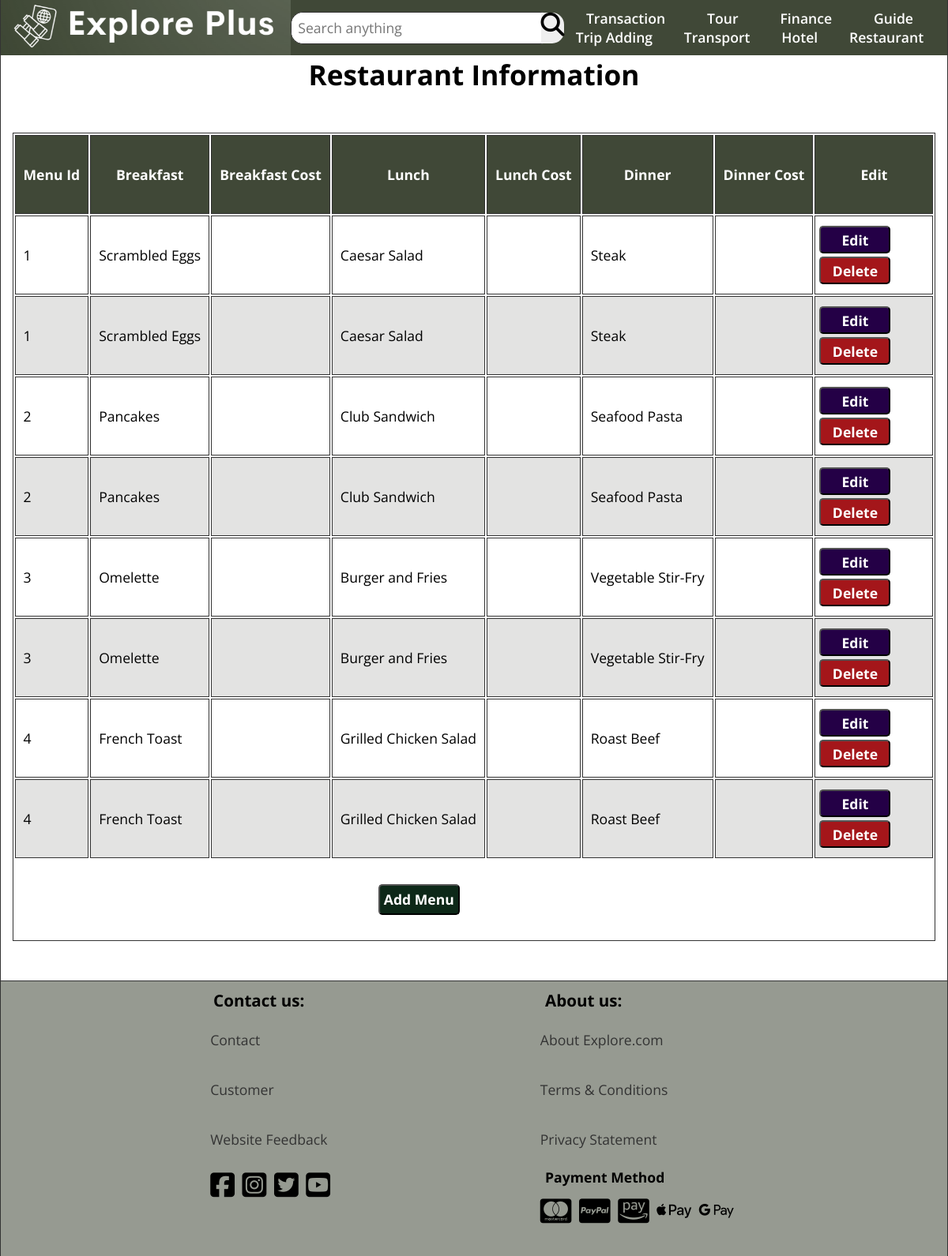
Page /Admin/restaurant_info.php on the earlier database version.
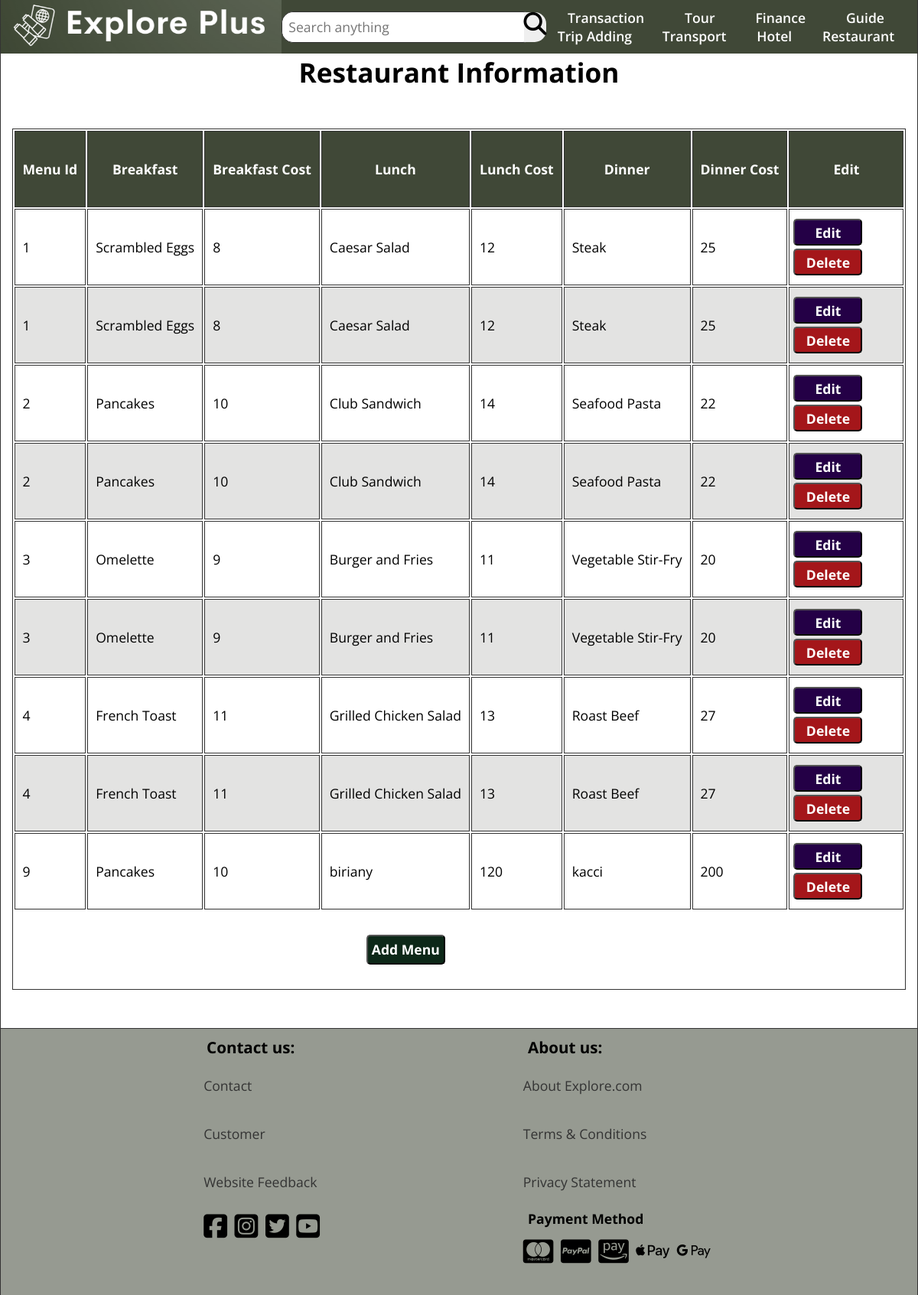
Same page on the later database version.
### tables this page shows
CREATE TABLE `menu` (
  `menu_id` int(11) NOT NULL
);

CREATE TABLE `breakfast_item` (
  `breakfast` varchar(30) NOT NULL,
  `bcost` int(11) DEFAULT NULL
);

CREATE TABLE `lunch_item` (
  `lunch` varchar(30) NOT NULL,
  `lcost` int(11) DEFAULT NULL
);

CREATE TABLE `dinner_item` (
  `dinner` varchar(30) NOT NULL,
  `dcost` int(11) DEFAULT NULL
);

### Admin/restaurant_info.php (the view, shortened to what the changed rows need)
<?php
$conn = mysqli_connect("localhost","root","","explore_plus");
$sql = " select menu.menu_id , breakfast_item.breakfast,breakfast_item.bcost , lunch_item.lunch,lunch_item.lcost , dinner_item.dinner , dinner_item.dcost
    from menu
    inner join menu_breakfast mb
    on menu.menu_id = mb.menu_id
    inner join breakfast_item
    on mb.breakfast = breakfast_item.breakfast
    inner join menu_lunch
    on menu.menu_id = menu_lunch.menu_id
    inner join lunch_item
    on menu_lunch.lunch = lunch_item.lunch
    inner join menu_dinner
    on menu.menu_id = menu_dinner.menu_id
    inner join dinner_item
    on menu_dinner.dinner = dinner_item.dinner;";
$result = mysqli_query($conn,$sql);
$menuList = mysqli_fetch_all($result,MYSQLI_ASSOC);
?>
<!DOCTYPE html>
<html lang="en">
<head>
    <link rel="stylesheet" href="../css/style.css">
    <link rel="stylesheet" href="https://cdnjs.cloudflare.com/ajax/libs/font-awesome/6.5.1/css/all.min.css" />
</head>
<body>
<main class="main main__table-container">
    <h1 class="center">Restaurant Information</h1>
    <table class="main__table transportation">
        <thead>
        <tr>
            <th id="menu-id" scope="col" class="table__head">Menu Id</th>
            <th id="breakfast" scope="col" class="table__head">Breakfast</th>
            <th id="breakfast-cost" scope="col" class="table__head">Breakfast Cost</th>
            <th id="lunch" scope="col" class="table__head">Lunch</th>
            <th id="lunch-cost" scope="col" class="table__head">Lunch Cost</th>
            <th id="dinner" scope="col" class="table__head">Dinner</th>
            <th id="dinner-cost" scope="col" class="table__head">Dinner Cost</th>
            <th id="edit" scope="col" class="table__head">Edit</th>
        </tr>
        </thead>
        <tbody class="table__body">
        <?php foreach ($menuList as $menu): ?>
        <tr>
            <td class="table__item"><?php echo $menu['menu_id'] ?></td>
            <td class="table__item"><?php echo $menu['breakfast'] ?></td>
            <td class="table__item"><?php echo $menu['bcost'] ?></td>
            <td class="table__item"><?php echo $menu['lunch'] ?></td>
            <td class="table__item"><?php echo $menu['lcost'] ?></td>
            <td class="table__item"><?php echo $menu['dinner'] ?></td>
            <td class="table__item"><?php echo $menu['dcost'] ?></td>
            <td class="table__item edit_option">
                <button type="submit" class="table_edit"><a href="restaurant_crud/restaurant_edit.php">Edit</a></button>
                <button type="submit" class="table_edit diff">Delete</button>
            </td>
        </tr>
        <?php endforeach; ?>
        </tbody>
    </table>
</main>

Differences in the rows shown:
changed through a linked row, menu "Scrambled Eggs": breakfast_item.bcost (not shown) → "8"; lunch_item.lcost (not shown) → "12"; dinner_item.dcost (not shown) → "25"
changed through a linked row, menu "Club Sandwich": breakfast_item.bcost (not shown) → "10"; lunch_item.lcost (not shown) → "14"; dinner_item.dcost (not shown) → "22"
changed through a linked row, menu "Omelette": breakfast_item.bcost (not shown) → "9"; lunch_item.lcost (not shown) → "11"; dinner_item.dcost (not shown) → "20"
changed through a linked row, menu "French Toast": breakfast_item.bcost (not shown) → "11"; lunch_item.lcost (not shown) → "13"; dinner_item.dcost (not shown) → "27"
added menu: menu_id "9", breakfast_item.breakfast "Pancakes", breakfast_item.bcost "10", lunch_item.lunch "biriany", lunch_item.lcost "120", dinner_item.dinner "kacci", dinner_item.dcost "200"
